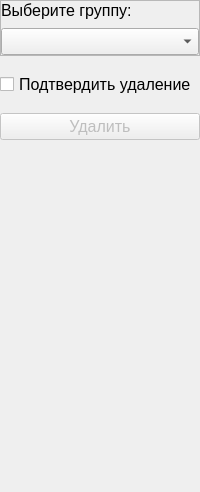
             <widget class="QWidget" name="delete_group_page">
              <layout class="QVBoxLayout" name="verticalLayout_22">
               <property name="spacing">
                <number>16</number>
               </property>
               <property name="leftMargin">
                <number>0</number>
               </property>
               <property name="topMargin">
                <number>0</number>
               </property>
               <property name="rightMargin">
                <number>0</number>
               </property>
               <property name="bottomMargin">
                <number>0</number>
               </property>
               <item>
                <widget class="QFrame" name="choose_group_to_delete_frame_2">
                 <property name="frameShape">
                  <enum>QFrame::StyledPanel</enum>
                 </property>
                 <property name="frameShadow">
                  <enum>QFrame::Raised</enum>
                 </property>
                 <layout class="QVBoxLayout" name="verticalLayout_21">
                  <property name="spacing">
                   <number>8</number>
                  </property>
                  <property name="leftMargin">
                   <number>0</number>
                  </property>
                  <property name="topMargin">
                   <number>0</number>
                  </property>
                  <property name="rightMargin">
                   <number>0</number>
                  </property>
                  <property name="bottomMargin">
                   <number>0</number>
                  </property>
                  <item>
                   <widget class="QLabel" name="choose_group_to_delete_label_2">
                    <property name="sizePolicy">
                     <sizepolicy hsizetype="Fixed" vsizetype="Fixed">
                      <horstretch>0</horstretch>
                      <verstretch>0</verstretch>
                     </sizepolicy>
                    </property>
                    <property name="font">
                     <font>
                      <family>Segoe UI</family>
                      <pointsize>12</pointsize>
                     </font>
                    </property>
                    <property name="text">
                     <string>Выберите группу:</string>
                    </property>
                   </widget>
                  </item>
                  <item>
                   <widget class="QComboBox" name="choose_group_to_delete_comboBox_2">
                    <property name="font">
                     <font>
                      <family>Segoe UI</family>
                      <pointsize>12</pointsize>
                     </font>
                    </property>
                   </widget>
                  </item>
                 </layout>
                </widget>
               </item>
               <item>
                <widget class="QCheckBox" name="accept_group_delete_checkBox">
                 <property name="font">
                  <font>
                   <family>Segoe UI</family>
                   <pointsize>12</pointsize>
                  </font>
                 </property>
                 <property name="text">
                  <string>Подтвердить удаление</string>
                 </property>
                </widget>
               </item>
               <item>
                <widget class="QPushButton" name="delet_group_pushButton">
                 <property name="enabled">
                  <bool>false</bool>
                 </property>
                 <property name="font">
                  <font>
                   <family>Segoe UI</family>
                   <pointsize>12</pointsize>
                  </font>
                 </property>
                 <property name="text">
                  <string>Удалить</string>
                 </property>
                </widget>
               </item>
               <item>
                <spacer name="verticalSpacer_5">
                 <property name="orientation">
                  <enum>Qt::Vertical</enum>
                 </property>
                 <property name="sizeHint" stdset="0">
                  <size>
                   <width>20</width>
                   <height>352</height>
                  </size>
                 </property>
                </spacer>
               </item>
              </layout>
             </widget>
